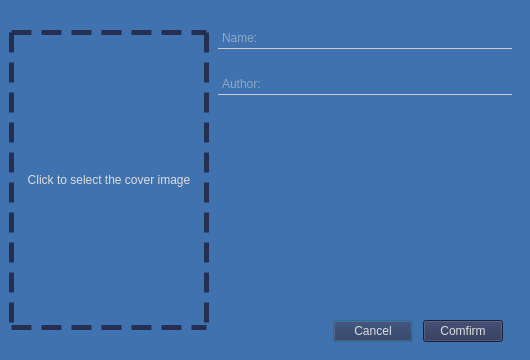
<?xml version="1.0" encoding="UTF-8"?>
<ui version="4.0">
 <class>new_dialog</class>
 <widget class="QDialog" name="new_dialog">
  <property name="geometry">
   <rect>
    <x>0</x>
    <y>0</y>
    <width>530</width>
    <height>360</height>
   </rect>
  </property>
  <property name="minimumSize">
   <size>
    <width>530</width>
    <height>360</height>
   </size>
  </property>
  <property name="maximumSize">
   <size>
    <width>530</width>
    <height>360</height>
   </size>
  </property>
  <property name="windowTitle">
   <string>Dialog</string>
  </property>
  <property name="styleSheet">
   <string notr="true">#cover_label{
	border: 5px dashed rgb(37,47,82);
}

QWidget{
	color: rgb(221, 221, 221);
	font: 10pt &quot;Segoe UI&quot;;
}


#new_dialog{
	background-color:rgb(63, 114, 175);
}

QLineEdit {
        border: none;
        border-bottom: 1px solid #CCCCCC;
        background-color: transparent;
        padding: 2px;
        selection-background-color: #a8c7fe;
}
QLineEdit:focus {
        border-bottom: 2px solid rgb(37,47,82);
        outline: none;
}

QPushButton {
background-color:rgb(37,47,82);
    background-position: left center;
    background-repeat: no-repeat;
}
QPushButton:hover {
	background-color: rgb(40, 44, 52);
}
QPushButton:pressed {	
	background-color: rgb(189, 147, 249);
	color: rgb(255, 255, 255);
}</string>
  </property>
  <property name="modal">
   <bool>true</bool>
  </property>
  <layout class="QVBoxLayout" name="verticalLayout_2">
   <property name="spacing">
    <number>0</number>
   </property>
   <property name="leftMargin">
    <number>9</number>
   </property>
   <property name="topMargin">
    <number>0</number>
   </property>
   <property name="rightMargin">
    <number>9</number>
   </property>
   <property name="bottomMargin">
    <number>0</number>
   </property>
   <item>
    <layout class="QHBoxLayout" name="horizontalLayout_5">
     <item alignment="Qt::AlignmentFlag::AlignHCenter|Qt::AlignmentFlag::AlignVCenter">
      <widget class="QLabel" name="cover_label">
       <property name="minimumSize">
        <size>
         <width>200</width>
         <height>300</height>
        </size>
       </property>
       <property name="maximumSize">
        <size>
         <width>200</width>
         <height>300</height>
        </size>
       </property>
       <property name="styleSheet">
        <string notr="true"/>
       </property>
       <property name="text">
        <string>Click to select the cover image</string>
       </property>
       <property name="alignment">
        <set>Qt::AlignmentFlag::AlignCenter</set>
       </property>
      </widget>
     </item>
     <item>
      <widget class="QFrame" name="frame">
       <property name="frameShape">
        <enum>QFrame::Shape::NoFrame</enum>
       </property>
       <property name="frameShadow">
        <enum>QFrame::Shadow::Raised</enum>
       </property>
       <layout class="QVBoxLayout" name="verticalLayout_3">
        <item>
         <layout class="QVBoxLayout" name="verticalLayout">
          <item>
           <widget class="QLineEdit" name="name_edit">
            <property name="minimumSize">
             <size>
              <width>0</width>
              <height>40</height>
             </size>
            </property>
            <property name="text">
             <string/>
            </property>
            <property name="alignment">
             <set>Qt::AlignmentFlag::AlignBottom|Qt::AlignmentFlag::AlignLeading|Qt::AlignmentFlag::AlignLeft</set>
            </property>
            <property name="placeholderText">
             <string>Name:</string>
            </property>
           </widget>
          </item>
          <item>
           <widget class="QLineEdit" name="author_edit">
            <property name="minimumSize">
             <size>
              <width>0</width>
              <height>40</height>
             </size>
            </property>
            <property name="text">
             <string/>
            </property>
            <property name="alignment">
             <set>Qt::AlignmentFlag::AlignBottom|Qt::AlignmentFlag::AlignLeading|Qt::AlignmentFlag::AlignLeft</set>
            </property>
            <property name="placeholderText">
             <string>Author:</string>
            </property>
           </widget>
          </item>
          <item>
           <widget class="QLabel" name="time_label">
            <property name="minimumSize">
             <size>
              <width>0</width>
              <height>60</height>
             </size>
            </property>
            <property name="maximumSize">
             <size>
              <width>16777215</width>
              <height>60</height>
             </size>
            </property>
            <property name="text">
             <string/>
            </property>
           </widget>
          </item>
         </layout>
        </item>
        <item alignment="Qt::AlignmentFlag::AlignBottom">
         <widget class="QFrame" name="frame_2">
          <property name="frameShape">
           <enum>QFrame::Shape::NoFrame</enum>
          </property>
          <property name="frameShadow">
           <enum>QFrame::Shadow::Raised</enum>
          </property>
          <layout class="QHBoxLayout" name="horizontalLayout">
           <property name="spacing">
            <number>10</number>
           </property>
           <item>
            <spacer name="horizontalSpacer">
             <property name="orientation">
              <enum>Qt::Orientation::Horizontal</enum>
             </property>
             <property name="sizeHint" stdset="0">
              <size>
               <width>103</width>
               <height>20</height>
              </size>
             </property>
            </spacer>
           </item>
           <item>
            <widget class="QPushButton" name="cancel_btn">
             <property name="text">
              <string>Cancel</string>
             </property>
            </widget>
           </item>
           <item>
            <widget class="QPushButton" name="comfirm_btn">
             <property name="text">
              <string>Comfirm</string>
             </property>
            </widget>
           </item>
          </layout>
         </widget>
        </item>
       </layout>
      </widget>
     </item>
    </layout>
   </item>
  </layout>
 </widget>
 <resources/>
 <connections>
  <connection>
   <sender>cancel_btn</sender>
   <signal>clicked()</signal>
   <receiver>new_dialog</receiver>
   <slot>close()</slot>
   <hints>
    <hint type="sourcelabel">
     <x>378</x>
     <y>324</y>
    </hint>
    <hint type="destinationlabel">
     <x>320</x>
     <y>390</y>
    </hint>
   </hints>
  </connection>
  <connection>
   <sender>comfirm_btn</sender>
   <signal>clicked()</signal>
   <receiver>new_dialog</receiver>
   <slot>create_new_project()</slot>
   <hints>
    <hint type="sourcelabel">
     <x>483</x>
     <y>330</y>
    </hint>
    <hint type="destinationlabel">
     <x>581</x>
     <y>406</y>
    </hint>
   </hints>
  </connection>
 </connections>
 <slots>
  <slot>create_new_project()</slot>
 </slots>
</ui>
